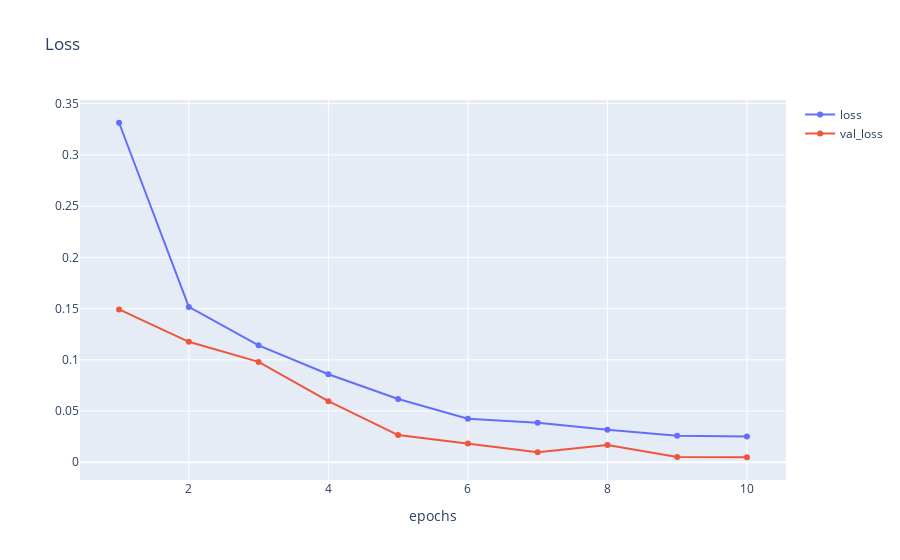

The notebook cell saved with this chart:
### Code cell
Plot_Loss_Accuracy( history, epochs=10 )

### Figure 1 — Plotly figure (JSON) as saved in the notebook; plotly's stock layout.template omitted (floating-point values rounded to 4 significant figures)
{"data": [{"name": "loss", "type": "scatter", "x": [1, 2, 3, 4, 5, 6, 7, 8, 9, 10], "y": [0.3314, 0.1516, 0.1141, 0.08589, 0.06172, 0.04255, 0.03854, 0.03173, 0.02576, 0.0252]}, {"name": "val_loss", "type": "scatter", "x": [1, 2, 3, 4, 5, 6, 7, 8, 9, 10], "y": [0.1492, 0.1176, 0.09796, 0.05955, 0.02657, 0.01821, 0.009841, 0.01678, 0.005198, 0.00488]}], "layout": {"title": {"text": "Loss"}, "xaxis": {"title": {"text": "epochs"}}}}
